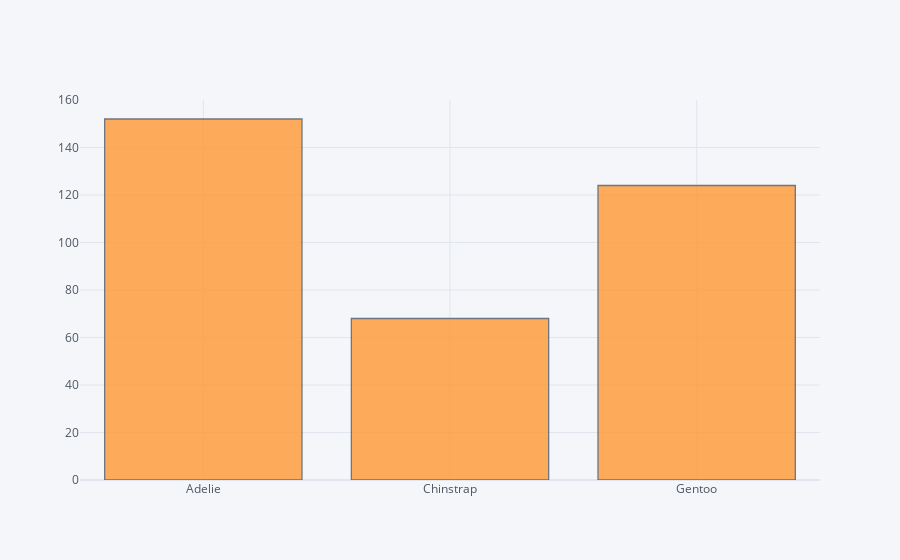

Write notebook code for a chart like this one.
### Code cell
penguins["species"].iplot(kind="hist")

### Figure 1 — Plotly figure (JSON) as saved in the notebook; plotly's stock layout.template omitted (floating-point values rounded to 4 significant figures; data arrays with more than 128 entries replaced by an {"elided": "..."} marker saying what was removed)
{"data": [{"histfunc": "count", "histnorm": "", "marker": {"color": "rgba(255, 153, 51, 1.0)", "line": {"color": "#4D5663", "width": 1.3}}, "name": "species", "opacity": 0.8, "orientation": "v", "type": "histogram", "x": {"elided": "344 str values"}}], "layout": {"barmode": "overlay", "legend": {"bgcolor": "#F5F6F9", "font": {"color": "#4D5663"}}, "paper_bgcolor": "#F5F6F9", "plot_bgcolor": "#F5F6F9", "title": {"font": {"color": "#4D5663"}}, "xaxis": {"gridcolor": "#E1E5ED", "showgrid": true, "tickfont": {"color": "#4D5663"}, "title": {"font": {"color": "#4D5663"}, "text": ""}, "zerolinecolor": "#E1E5ED"}, "yaxis": {"gridcolor": "#E1E5ED", "showgrid": true, "tickfont": {"color": "#4D5663"}, "title": {"font": {"color": "#4D5663"}, "text": ""}, "zerolinecolor": "#E1E5ED"}}}
